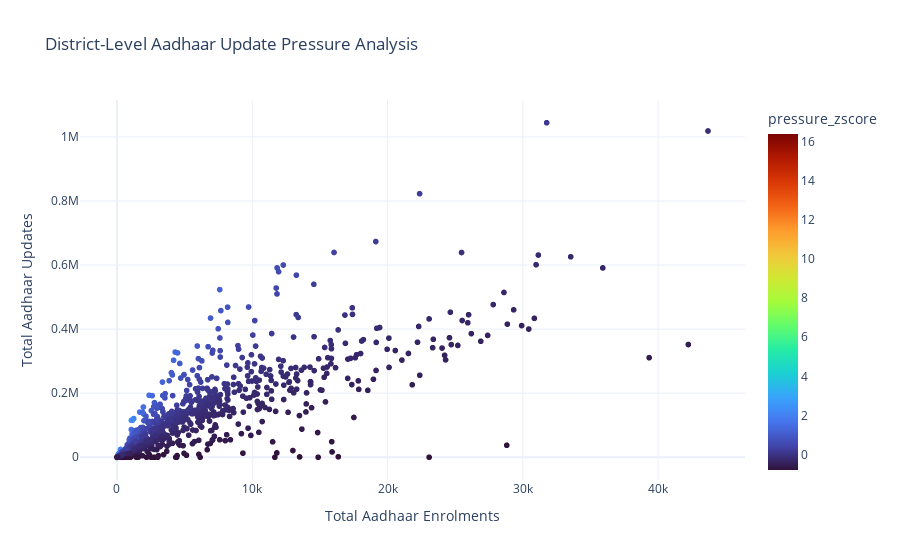

Here is the notebook cell this chart was saved with:
### Markdown cell above
📊 Step 6.4 — Update Pressure Index (Key Innovation)

To quantify imbalance, I define a custom metric:

Update Pressure Index (UPI)
= Total Updates ÷ Total Enrolments

This normalizes updates against enrolment volume.

### Code cell
import plotly.express as px
fig = px.scatter(
    district_master,
    x="total_enrolment",
    y="total_updates",
    color="pressure_zscore",
    hover_data=["state_clean", "district"],
    color_continuous_scale="Turbo",
    title="District-Level Aadhaar Update Pressure Analysis"
)

fig.update_layout(
    xaxis_title="Total Aadhaar Enrolments",
    yaxis_title="Total Aadhaar Updates",
    template="plotly_white"
)

fig.show()

### Figure 1 — Plotly figure (JSON) as saved in the notebook; plotly's stock layout.template omitted (floating-point values rounded to 4 significant figures; data arrays with more than 128 entries replaced by an {"elided": "..."} marker saying what was removed)
{"data": [{"customdata": {"elided": "1019x2 str values"}, "hovertemplate": "total_enrolment=%{x}<br>total_updates=%{y}<br>state_clean=%{customdata[0]}<br>district=%{customdata[1]}<br>pressure_zscore=%{marker.color}<extra></extra>", "legendgroup": "", "marker": {"color": {"elided": "1019 float values"}, "coloraxis": "coloraxis", "symbol": "circle"}, "mode": "markers", "name": "", "showlegend": false, "type": "scattergl", "x": {"elided": "1019 int values"}, "xaxis": "x", "y": {"elided": "1019 float values"}, "yaxis": "y"}], "layout": {"coloraxis": {"colorbar": {"title": {"text": "pressure_zscore"}}, "colorscale": [[0, "#30123b"], [0.07143, "#4145ab"], [0.1429, "#4675ed"], [0.2143, "#39a2fc"], [0.2857, "#1bcfd4"], [0.3571, "#24eca6"], [0.4286, "#61fc6c"], [0.5, "#a4fc3b"], [0.5714, "#d1e834"], [0.6429, "#f3c63a"], [0.7143, "#fe9b2d"], [0.7857, "#f36315"], [0.8571, "#d93806"], [0.9286, "#b11901"], [1, "#7a0402"]]}, "legend": {"tracegroupgap": 0}, "title": {"text": "District-Level Aadhaar Update Pressure Analysis"}, "xaxis": {"anchor": "y", "domain": [0, 1], "title": {"text": "Total Aadhaar Enrolments"}}, "yaxis": {"anchor": "x", "domain": [0, 1], "title": {"text": "Total Aadhaar Updates"}}}}
